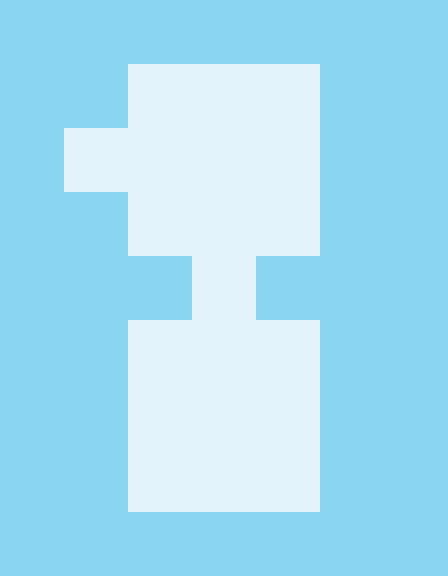

Rendered tile map (Tiled .tmx) drawn with the repository's tilesets; below, a short description and the map source with its tile grids summarised:
An orthogonal 7x9 tile map with 64x64 px tiles, 1 tile layer (background) and 4 objects (player, exit, condition, operation).

<map version="1.0" orientation="orthogonal" width="7" height="9" tilewidth="64" tileheight="64">
 <properties>
  <property name="help" value="Use operations to go through condition blocks" />
  <property name="time" value="10" />
 </properties>
 <tileset firstgid="1" name="tileset" tilewidth="64" tileheight="64" spacing="2" margin="2">
  <image source="../tiles/tiles.png" width="128" height="256" />
  <tile id="1">
   <properties>
    <property name="walkable" value="true" />
   </properties>
  </tile>
 </tileset>
 <layer name="background" width="7" height="9">
  <data>[63 cells, 63 non-empty, 2 distinct tile ids]</data>
 </layer>
 <objectgroup name="objects" width="7" height="9">
  <object name="player" x="192" y="128" width="64" height="64" />
  <object name="exit" x="192" y="448" width="64" height="64" />
  <object name="=:1" type="condition" x="192" y="256" width="64" height="64" />
  <object name="+:1" type="operation" x="64" y="128" width="64" height="64">
   <properties>
    <property name="" value="" />
   </properties>
  </object>
 </objectgroup>
</map>
